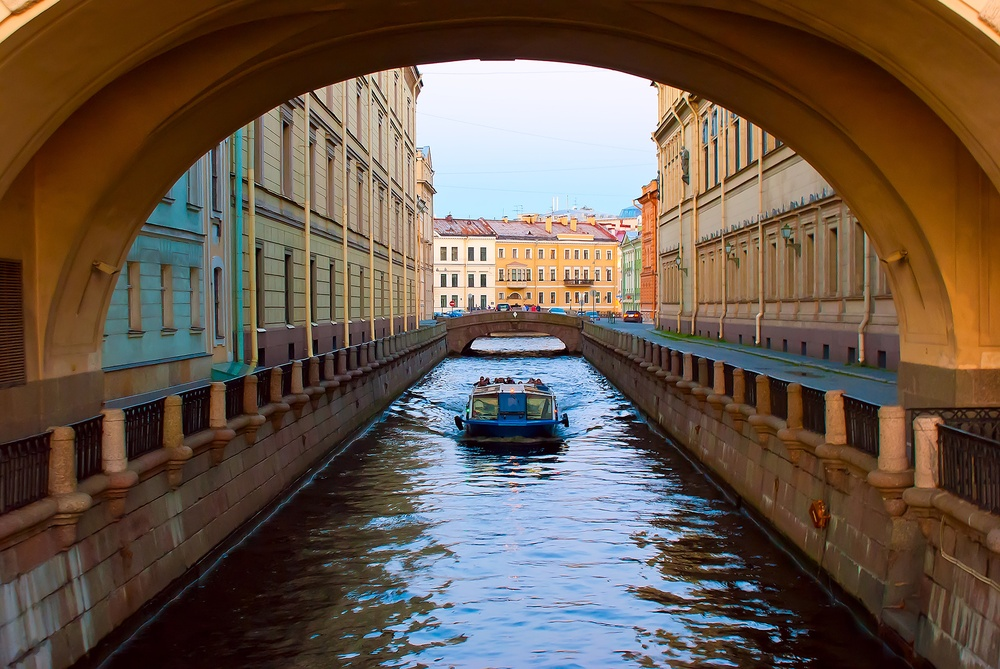
//> input picture OI-Lab2/image.jpg, 1000 x 669 px, shrunk from 2048 x 1371 before the run
$ ./Source   (built with g++ and OpenCV 4)
//> lines starting //> are read from the running program, lines starting //| are printed output that depends on the picture
//> further down, main_Image is the input picture: 669 rows x 1000 cols, CV_8UC3; mean B, G, R 75, 88.1, 104.6
#include <iostream>
#include <string>
#include <iomanip>
#include <sstream>
#include <clocale>
#include <vector>
#include <opencv2/highgui/highgui_c.h>
#include <opencv2/core/core.hpp>
#include <opencv2/imgproc/imgproc.hpp>
#include <opencv2/highgui/highgui.hpp>
#include <opencv2/videoio.hpp>

using namespace std;
using namespace cv;

template <class T>
T clamp(T v, int max, int min) {
	if (v > max)
		return max;

	else if (v < min)
		return min;

	return v;
}

Mat AddGaussianNoise(const Mat mSrc, double Mean = 0.0, double StdDev = 30.0) {
//> called with Mean = 0, StdDev = 50
	Mat mDst(mSrc.size(), mSrc.type());

	Mat mGaussian_noise = Mat(mSrc.size(), CV_16SC3);
	randn(mGaussian_noise, Scalar::all(Mean), Scalar::all(StdDev));

	for (int Rows = 0; Rows < mSrc.rows; Rows++) {
		for (int Cols = 0; Cols < mSrc.cols; Cols++) {
			Vec3b Source_Pixel = mSrc.at<Vec3b>(Rows, Cols);
			Vec3b& Des_Pixel = mDst.at<Vec3b>(Rows, Cols);
			Vec3s Noise_Pixel = mGaussian_noise.at<Vec3s>(Rows, Cols);

			for (int i = 0; i < 3; i++) {
				int Dest_Pixel = Source_Pixel.val[i] + Noise_Pixel.val[i];
				Des_Pixel.val[i] = clamp<int>(Dest_Pixel, 255, 0);
			}
		}
	}
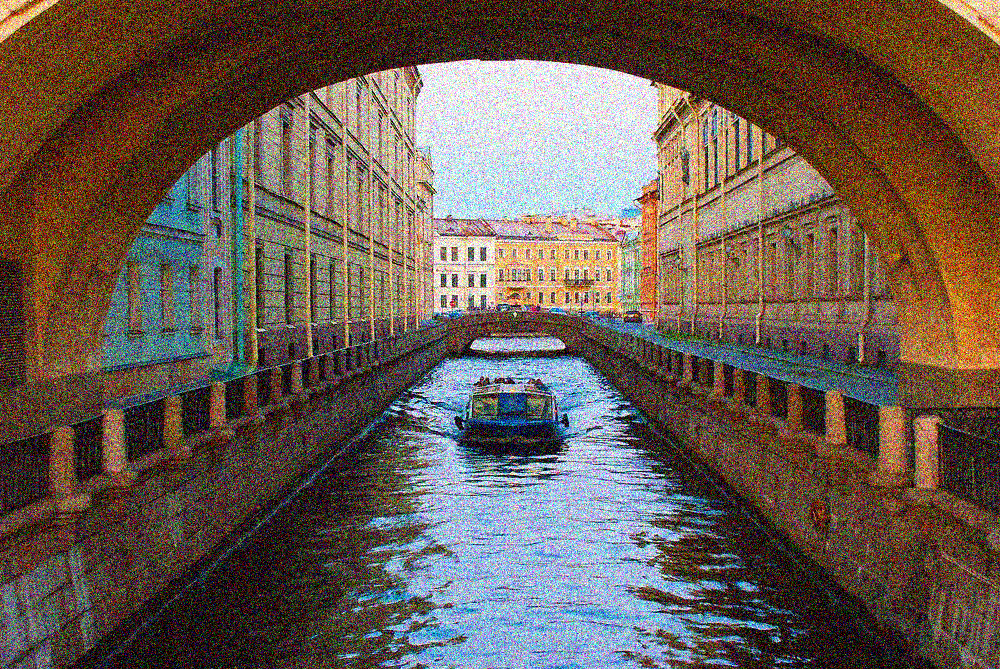
//> mDst: 669 rows x 1000 cols, CV_8UC3; mean B, G, R 80.9, 91.2, 105.6

	return mDst;
}

float calculateNewPC(Mat photo, int x, int y, int rgb, int radius, int sigma) {
	float returnPC = 0;
	int size = 2 * radius + 1;
	float* vector = new float[size * size];
	float norm = 0;
	for (int i = -radius; i <= radius; i++) {
		for (int j = -radius; j <= radius; j++) {
			int idx = (i + radius) * size + j + radius;
			vector[idx] = exp(-(i * i + j * j) / sigma * sigma);
			norm += vector[idx];
		}
	}
	for (int i = 0; i < size; i++) {
		for (int j = 0; j < size; j++) {
			vector[i * size + j] /= norm;
		}
	}
	for (int i = -radius; i <= radius; i++) {
		for (int j = -radius; j <= radius; j++) {
			int idx = (i + radius) * size + j + radius;
			returnPC += photo.at<Vec3b>(clamp<int>(x + j, photo.rows - 1, 0), clamp<int>(y + i, photo.cols - 1, 0))[rgb] * vector[idx];
		}
	}
	return returnPC;
}


Mat Gaussian_blur_filter(const Mat& photo, int radius, int sigma) {
//> called with radius = 3, sigma = 10
	Mat result_Img;
	photo.copyTo(result_Img);
	int x, y;
	for (int x = 0; x < photo.rows; x++) {
		for (int y = 0; y < photo.cols; y++) {
			result_Img.at<Vec3b>(x, y)[0] = calculateNewPC(photo, x, y, 0, radius, sigma); //B
			result_Img.at<Vec3b>(x, y)[1] = calculateNewPC(photo, x, y, 1, radius, sigma); //G
			result_Img.at<Vec3b>(x, y)[2] = calculateNewPC(photo, x, y, 2, radius, sigma); //R
		}
	}
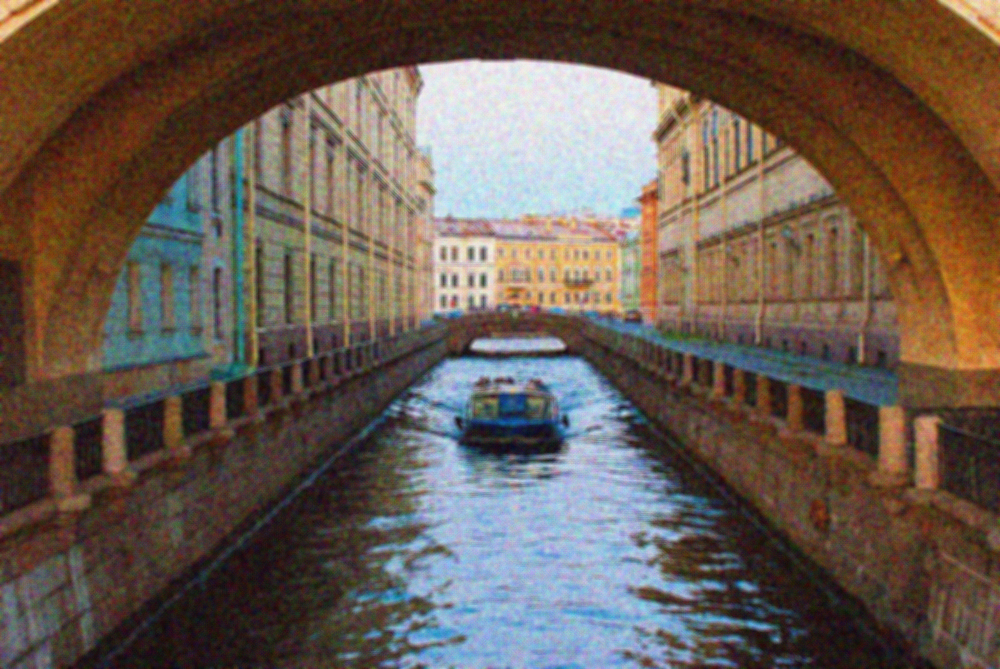
//> result_Img: 669 rows x 1000 cols, CV_8UC3; mean B, G, R 80.4, 90.7, 105.1
	return result_Img;
}
Mat MedianFilter(const Mat& photo) {
	Mat result_Img = photo.clone();
	cvtColor(result_Img, result_Img, COLOR_BGR2GRAY);
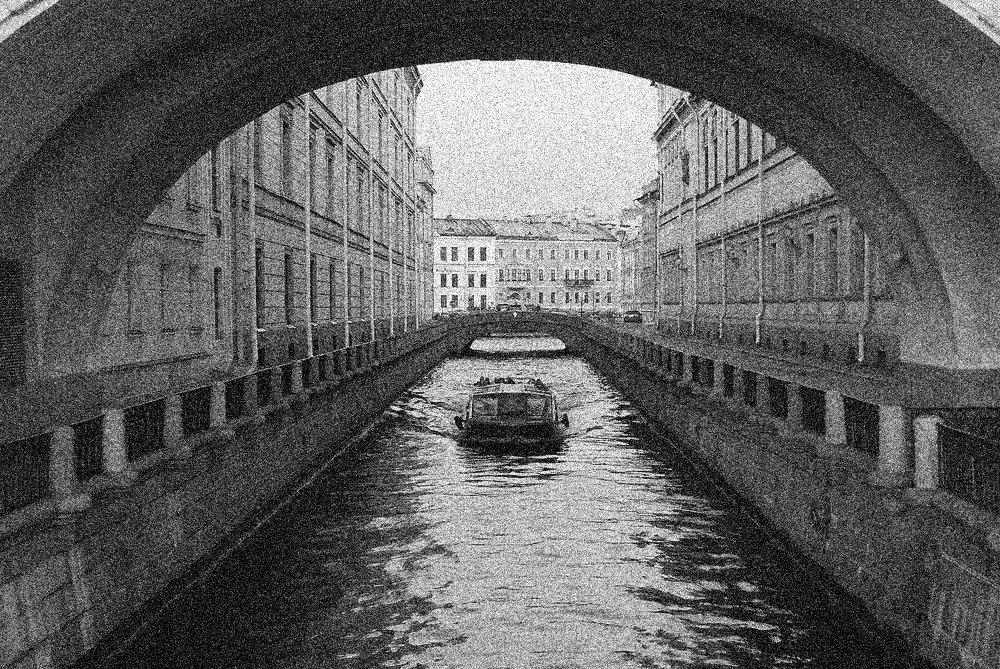
//> result_Img: 669 rows x 1000 cols, CV_8UC1; min 0, max 255, mean 94.4
	int mRadius = 1;
	int size = 2 * mRadius + 1;
	std::vector<int> vector(size * size);
	for (int x = 0; x < photo.cols; x++)
		for (int y = 0; y < photo.rows; y++) {
			for (int i = -mRadius; i <= mRadius; i++)
				for (int j = -mRadius; j <= mRadius; j++) {
					int idx = (i + mRadius) * size + j + mRadius;
					int z = clamp<int>(x + j, result_Img.cols - 1, 0);
					int q = clamp<int>(y + i, result_Img.rows - 1, 0);
					vector[idx] = result_Img.at<uchar>(q, z);
				}
			sort(vector.begin(), vector.end());
			result_Img.at<uchar>(y, x) = vector[4];
		}
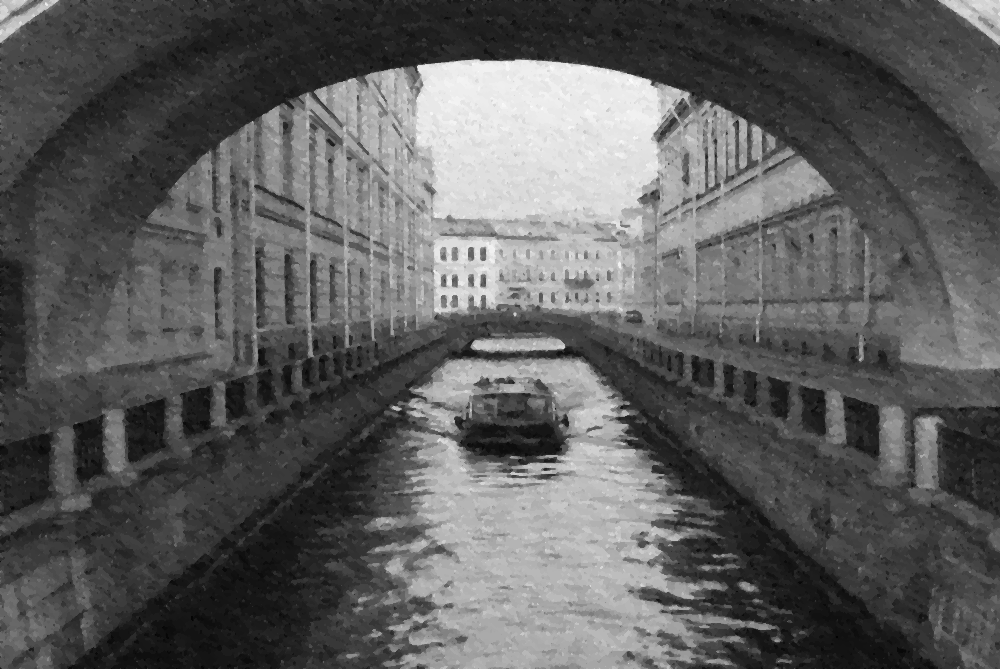
//> result_Img: 669 rows x 1000 cols, CV_8UC1; min 2, max 255, mean 93.1
//> after the loop, vector = [74, 74, 74, 75, 75, 105, 105, 105, 105]
	return result_Img;
};

int main(int argc, char* argv[]) {
	Mat main_Image = imread("image.jpg");
	if (main_Image.empty()) {
		cout << "Error: the image has been incorrectly loaded." << endl;
		system("pause");
		return 0;
	}
	double bright = 0.0, coef = 50.0;

	namedWindow("DEFAULT_PICTURES");
	imshow("DEFAULT_PICTURES", main_Image);
	waitKey(0);
	cvDestroyWindow("DEFAULT_PICTURES");

	namedWindow("MODELING_GAUS_NOISE");
	Mat res;
	main_Image.copyTo(res);
	long double t1_my_gaus_noise = clock();
	Mat image_with_noise = AddGaussianNoise(res, bright, coef);
	long double t2_my_gaus_noise = clock();
	t2_my_gaus_noise -= t1_my_gaus_noise;
	cout << "Clock_of_MODELING_GAUS_NOISE: " << setprecision(15) << t2_my_gaus_noise / CLOCKS_PER_SEC << endl;
	imshow("GAUS_NOISE", image_with_noise);
	imwrite("D:gaus_noise.jpg", image_with_noise);
	waitKey(0);
	cvDestroyWindow("MODELING_GAUS_NOISE");

	namedWindow("GAUS_FILTER");
	Mat res_1;
	image_with_noise.copyTo(res_1);
	long double t1_myGaus = clock();
	Mat image_without_noise_2 = Gaussian_blur_filter(res_1, 3, 10);
	long double t2_myGaus = clock();
	t2_myGaus -= t1_myGaus;
	cout << "Clock_of_GAUS_FILTER: " << setprecision(15) << t2_myGaus / CLOCKS_PER_SEC << endl;
	imshow("GAUS_FILTER", image_without_noise_2);
	imwrite("D:gaus_filter.jpg", image_without_noise_2);
	waitKey(0);
	cvDestroyWindow("GAUS_FILTER");

	namedWindow("MEDIAN_FILTER");
	Mat res_4;
	image_with_noise.copyTo(res_4);
	long double t1_myMedian = clock();
	Mat image_without_noise_3 = MedianFilter(res_4);
	long double t2_myMedian = clock();
	t2_myMedian -= t1_myMedian;
	cout << "Clock_of_Median_FILTER: " << setprecision(15) << t2_myMedian / CLOCKS_PER_SEC << endl;
	imshow("Median_FILTER", image_without_noise_3);
	imwrite("D:median_filter.jpg", image_without_noise_3);
	waitKey(0);
	cvDestroyWindow("MEDIAN_FILTER");

	namedWindow("OPENCV_MEDIAN");
	Mat res_2;
	Mat image_without_noise;
	image_with_noise.copyTo(res_2);
	long double t1_opencv_median = clock();
	medianBlur(res_2, image_without_noise, 7);
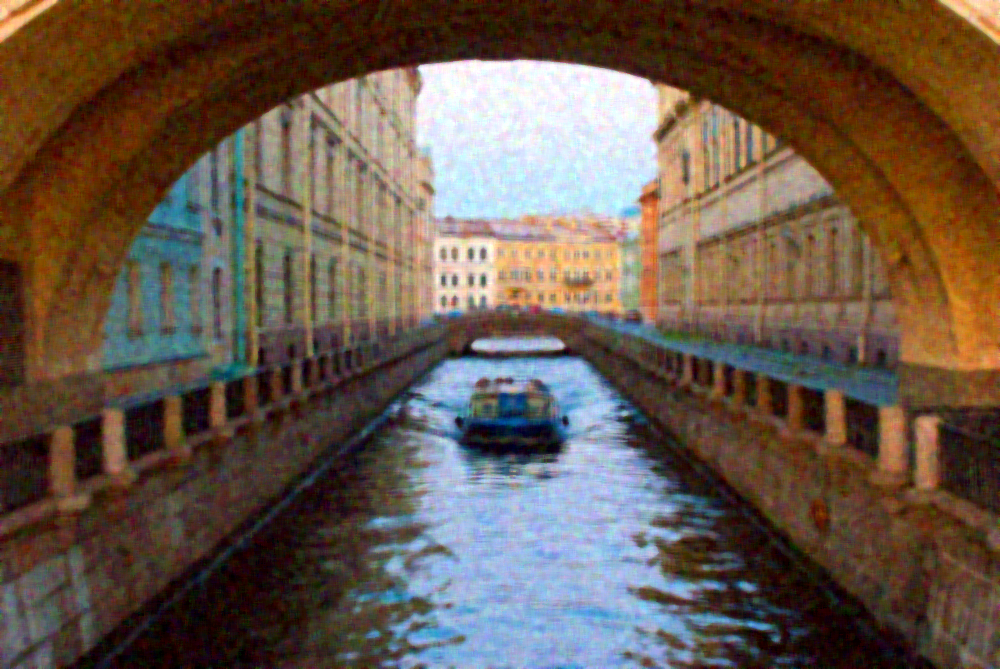
//> image_without_noise: 669 rows x 1000 cols, CV_8UC3; mean B, G, R 75.6, 88.3, 104.9
	long double t2_opencv_median = clock();
	t2_opencv_median -= t1_opencv_median;
	cout << "Clock_of_OPENCV_MEDIAN: " << setprecision(15) << t2_opencv_median / CLOCKS_PER_SEC << endl;
	imshow("OPENCV_MEDIAN", image_without_noise);
	imwrite("D:opencv_median_filter.jpg", image_without_noise);
	waitKey(0);
	cvDestroyWindow("OPENCV_MEDIAN");

	namedWindow("OPENCV_GAUS");
	Mat res_3;
	Mat image_without_noise_1;
	image_with_noise.copyTo(res_3);
	long double t1_opencv_gaus = clock();
	GaussianBlur(res_3, image_without_noise_1, Size(5, 5), 0, 0);
	long double t2_opencv_gaus = clock();
	t2_opencv_gaus -= t1_opencv_gaus;
	cout << "Clock_of_OPENCV_GAUS: " << setprecision(15) << t2_opencv_gaus / CLOCKS_PER_SEC << endl;
	imshow("OPENCV_GAUS", image_without_noise_1);
	imwrite("D:opencv_gaus_filter.jpg", image_without_noise_1);
	waitKey(0);
	cvDestroyWindow("OPENCV_GAUS");

	system("pause");
	return 0;
}
